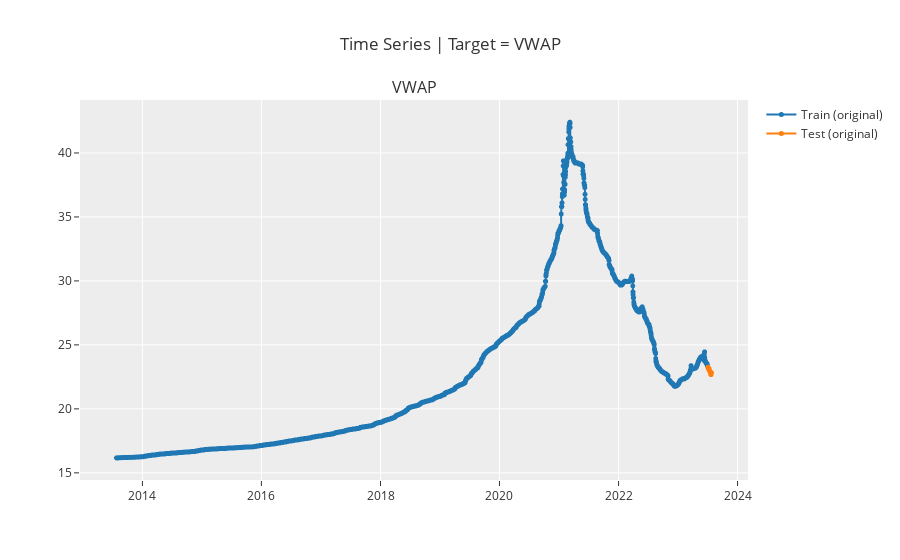

The code cell stored with this chart in its notebook:
### Code cell
exp.plot_model(plot='train_test_split')

### Figure 1 — Plotly figure (JSON) as saved in the notebook; plotly's stock layout.template omitted (floating-point values rounded to 4 significant figures; data arrays with more than 128 entries replaced by an {"elided": "..."} marker saying what was removed)
{"data": [{"line": {"color": "rgb(31, 119, 180)", "width": 2}, "marker": {"color": "rgb(31, 119, 180)", "size": 5}, "mode": "lines+markers", "name": "Train (original)", "type": "scattergl", "x": {"elided": "3652 str values"}, "xaxis": "x", "y": {"elided": "3652 float values"}, "yaxis": "y"}, {"line": {"color": "rgb(255, 127, 14)", "width": 2}, "marker": {"color": "rgb(255, 127, 14)", "size": 5}, "mode": "lines+markers", "name": "Test (original)", "type": "scattergl", "x": {"elided": "3652 str values"}, "xaxis": "x", "y": {"elided": "3652 float values"}, "yaxis": "y"}], "layout": {"annotations": [{"font": {"size": 16}, "showarrow": false, "text": "VWAP", "x": 0.5, "xanchor": "center", "xref": "paper", "y": 1, "yanchor": "bottom", "yref": "paper"}], "showlegend": true, "title": {"text": "Time Series | Target = VWAP"}, "xaxis": {"anchor": "y", "domain": [0, 1]}, "yaxis": {"anchor": "x", "domain": [0, 1]}}}
